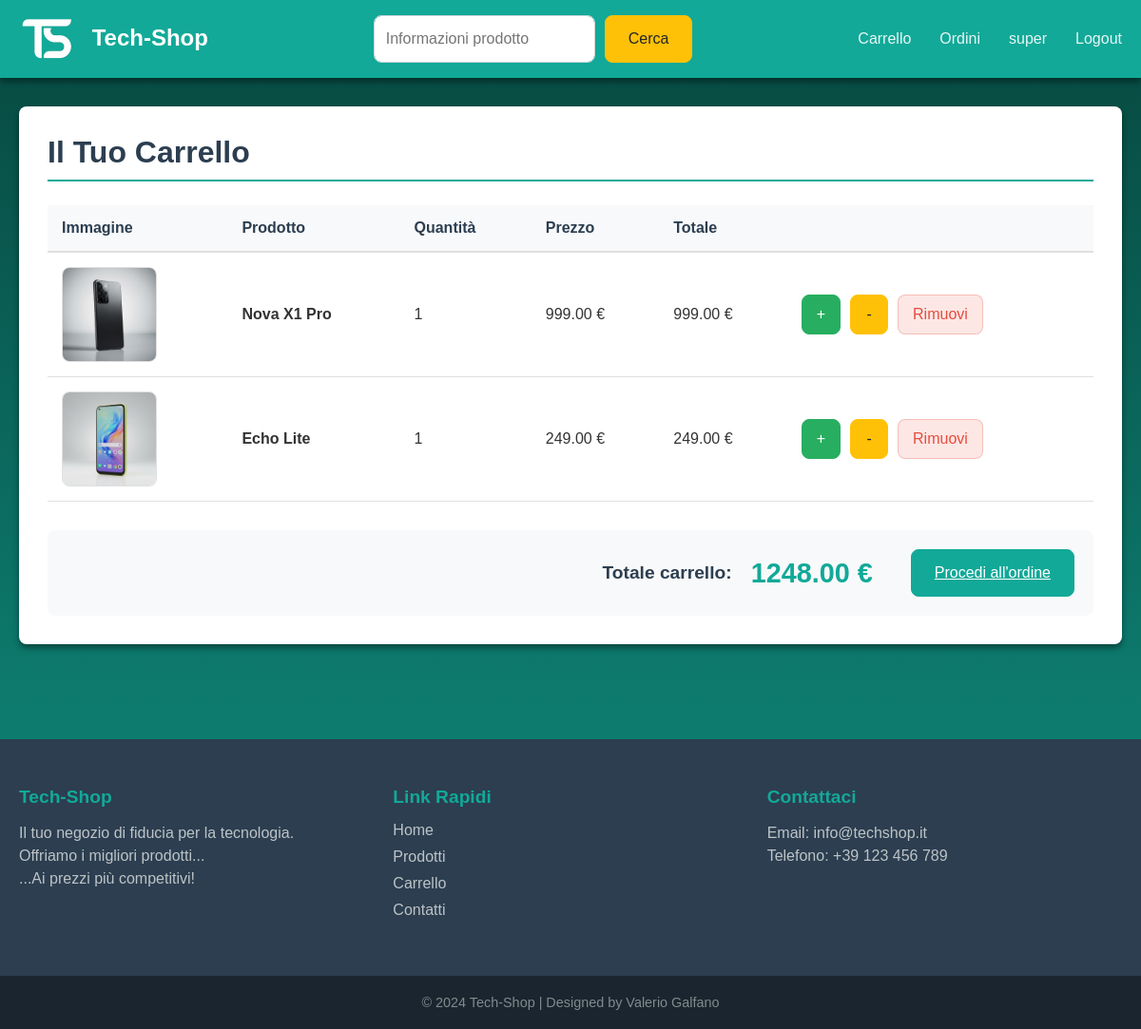
The app's page /cart/ (signed in) with its own data.
### cart_app/models.py (models this page shows, shortened)
class CartItem(models.Model):
    cart = models.ForeignKey(Cart, on_delete=models.CASCADE, related_name='items')
    product = models.ForeignKey(Product, on_delete=models.CASCADE)
    quantity = models.PositiveIntegerField(default=1)
    def get_total_price(self):
        return self.product.price * self.quantity

### shop_app/models/product.py (models this page shows, shortened)
class Product(models.Model):
    name = models.CharField(max_length=40)
    description = models.CharField(max_length=500, default='', blank=True, null=True)
    specs = models.CharField(max_length=300, default='', blank=True, null=True)
    price = models.DecimalField(max_digits=10, decimal_places=2, default=0)
    image = models.ImageField(upload_to='upload/products/')
    availability = models.IntegerField(default = 0)
    category = models.ForeignKey(Category, on_delete=models.CASCADE, default=1)

### cart_app/views.py (the view, shortened to what this page needs)
# urls.py: path('', cart_view, name='cart'),
def cart_view(request):
    session_key = request.session.session_key
    if not session_key:
        request.session.create()
        session_key = request.session.session_key
    if request.user.is_authenticated:
        user_cart, _ = Cart.objects.get_or_create(user=request.user)
        anon_cart = Cart.objects.filter(session_key=session_key, user=None).first()
        cart = user_cart
    else:
        cart, _ = Cart.objects.get_or_create(session_key=session_key, user=None)
    cart_items = cart.items.all() if cart else []
    total = sum(item.get_total_price() for item in cart_items)
    return render(request, 'cart.html', {
        'cart_items': cart_items,
        'total': total
    })

### cart_app/views.py (called while the page is built)
def cart_total_quantity(request):
    total_quantity = 0
    session_key = request.session.session_key
    if request.user.is_authenticated:
        cart = Cart.objects.filter(user=request.user).first()
    elif session_key:
        cart = Cart.objects.filter(session_key=session_key, user=None).first()
    else:
        cart = None
    if cart:
        total_quantity = sum(item.quantity for item in cart.items.all())
    return {'cart_total_quantity': total_quantity}

### cart_app/templates/cart.html (shortened to what this page needs)
{% extends 'base.html' %}
{% block content %}
{% load static %}
<div class="container">
    <div class="cart-wrapper" data-csrf="{{ csrf_token }}">
        <h1 class="cart-title">Il Tuo Carrello</h1>
        {% if cart_items %}
        <table class="cart-table">
            <thead>
                <tr>
                    <th>Immagine</th>
                    <th>Prodotto</th>
                    <th>Quantità</th>
                    <th>Prezzo</th>
                    <th>Totale</th>
                    <th></th>
                </tr>
            </thead>
            <tbody>
                {% for item in cart_items %}
                <tr id="item-{{ item.id }}">
                    <td>
                        <img src="{{ item.product.image.url }}" alt="{{ item.product.name }}" class="cart-img-preview">
                    </td>
                    <td>
                        <strong>{{ item.product.name }}</strong>
                    </td>
                    <td class="quantity">
                        <div class="quantity-controls">
                            <span class="quantity-value">{{ item.quantity }}</span>
                        </div>
                    </td>
                    <td>
                        {{ item.product.price }} €
                    </td>
                    <td class="item-total">
                        {{ item.get_total_price }} €
                    </td>
                    <td>
                        <div class="quantity-controls">
                            <button class="btn btn-success btn-update" data-id="{{ item.id }}"
                                data-action="increase">+</button>
                            <button class="btn btn-warning btn-update" data-id="{{ item.id }}"
                                data-action="decrease">-</button>
                            <button class="btn btn-remove btn-update" data-id="{{ item.id }}"
                                data-action="remove">Rimuovi</button>
                        </div>
                    </td>
                </tr>
                {% endfor %}
            </tbody>
        </table>
        <div class="cart-total-section">
            <span class="cart-total-label">Totale carrello:</span>
            <span id="cart-total" class="cart-total-amount">{{ total }} €</span>
            <a href="{% url 'order_create' %}" class="btn btn-primary" style="width: auto; margin-left: 20px;">Procedi
                all'ordine</a>
        </div>
        {% else %}
        <div class="empty-cart-msg">
            <p>Il tuo carrello è attualmente vuoto.</p>
            <a href="/" class="btn btn-primary" style="width: auto; margin-top: 20px;">Torna allo Shopping</a>
        </div>
        {% endif %}
    </div>
</div>
{% endblock %}

### shop_app/templates/base.html (shortened to what this page needs)
<!DOCTYPE html>
<html lang="en">
{% load static %}
<head>
  <link rel="stylesheet" href="{% static 'css/style.css' %}?v=1" />
</head>
<body>
  <nav class="navbar">
    <div class="container">
      <a href="/" class="nav-brand">
        <img src="{% static 'images/Logo.png' %}" width="60" style="vertical-align: middle; margin-right: 10px"
          alt="logo" />
        Tech-Shop
      </a>
      <form class="search-form" action="/">
        <input type="search" placeholder="Informazioni prodotto" aria-label="Cerca" name="query" />
        <button class="btn btn-warning" type="submit">Cerca</button>
      </form>
      <ul class="nav-menu">
        <li>
          <a class="nav-link" href="{% url 'cart' %}">Carrello
          </a>
        </li>
        {% if user.is_authenticated %}
        <li>
          <a class="nav-link" href="{% url 'order_list' %}">Ordini</a>
        </li>
        <li>
          <a class="nav-link" href="{% url 'profile' %}">{{ user.username }}</a>
        </li>
        <li>
          <a class="nav-link" href="{% url 'logout' %}">Logout</a>
        </li>
        {% else %}
        <li>
          <a class="nav-link" href="{% url 'login' %}">Login</a>
        </li>
        {% endif %}
      </ul>
    </div>
  </nav>
  <main class="main-content">
    {% block content %}{% endblock %}
  </main>
  <footer>
    <div class="footer-content">
      <div class="footer-section about">
        <h3>Tech-Shop</h3>
        <p>
          Il tuo negozio di fiducia per la tecnologia.<br />Offriamo i migliori
          prodotti...<br />...Ai prezzi più competitivi!
        </p>
      </div>
      <div class="footer-section links">
        <h3>Link Rapidi</h3>
        <ul>
          <li><a href="#">Home</a></li>
          <li><a href="#">Prodotti</a></li>
          <li><a href="#">Carrello</a></li>
          <li><a href="#">Contatti</a></li>
        </ul>
      </div>
      <div class="footer-section contact">
        <h3>Contattaci</h3>
        <p>Email: info@techshop.it</p>
        <p>Telefono: +39 123 456 789</p>
      </div>
    </div>
    <div class="footer-bottom">
      &copy; 2024 Tech-Shop | Designed by Valerio Galfano
    </div>
  </footer>
</body>
</html>

### records on screen
CartItem: product.image (picture), product.name "Nova X1 Pro", quantity "1", product.price "999.00", get_total_price "999.00"
CartItem: product.image (picture), product.name "Echo Lite", quantity "1", product.price "249.00", get_total_price "249.00"

### other values on screen
{{ user.username }} "super"
{{ total }} "1248.00"
